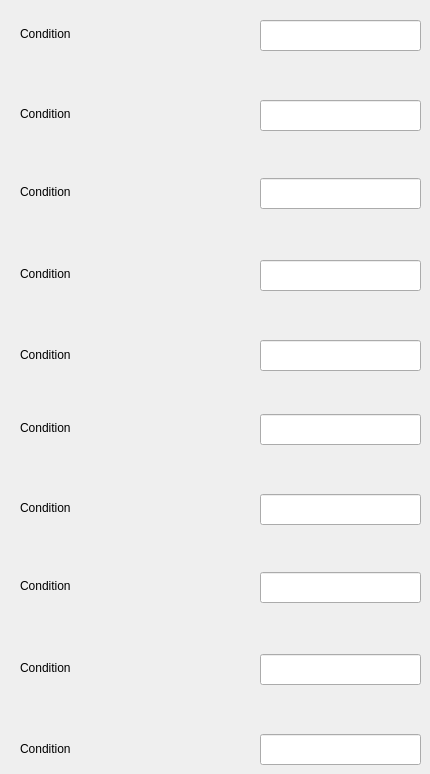
    <widget class="QWidget" name="demo">
     <attribute name="title">
      <string>Scorer</string>
     </attribute>
     <widget class="QLineEdit" name="cond_set_name_12">
      <property name="geometry">
       <rect>
        <x>260</x>
        <y>572</y>
        <width>161</width>
        <height>31</height>
       </rect>
      </property>
     </widget>
     <widget class="QLineEdit" name="cond_set_name_13">
      <property name="geometry">
       <rect>
        <x>260</x>
        <y>340</y>
        <width>161</width>
        <height>31</height>
       </rect>
      </property>
     </widget>
     <widget class="QLabel" name="label_6">
      <property name="geometry">
       <rect>
        <x>20</x>
        <y>420</y>
        <width>161</width>
        <height>16</height>
       </rect>
      </property>
      <property name="text">
       <string>Condition </string>
      </property>
     </widget>
     <widget class="QLineEdit" name="cond_set_name_14">
      <property name="geometry">
       <rect>
        <x>260</x>
        <y>734</y>
        <width>161</width>
        <height>31</height>
       </rect>
      </property>
     </widget>
     <widget class="QLineEdit" name="cond_set_name_15">
      <property name="geometry">
       <rect>
        <x>260</x>
        <y>260</y>
        <width>161</width>
        <height>31</height>
       </rect>
      </property>
     </widget>
     <widget class="QLineEdit" name="cond_set_name_16">
      <property name="geometry">
       <rect>
        <x>260</x>
        <y>494</y>
        <width>161</width>
        <height>31</height>
       </rect>
      </property>
     </widget>
     <widget class="QLabel" name="label_16">
      <property name="geometry">
       <rect>
        <x>20</x>
        <y>741</y>
        <width>161</width>
        <height>16</height>
       </rect>
      </property>
      <property name="text">
       <string>Condition </string>
      </property>
     </widget>
     <widget class="QLabel" name="label_17">
      <property name="geometry">
       <rect>
        <x>20</x>
        <y>266</y>
        <width>161</width>
        <height>16</height>
       </rect>
      </property>
      <property name="text">
       <string>Condition </string>
      </property>
     </widget>
     <widget class="QLabel" name="label_7">
      <property name="geometry">
       <rect>
        <x>20</x>
        <y>106</y>
        <width>161</width>
        <height>16</height>
       </rect>
      </property>
      <property name="text">
       <string>Condition </string>
      </property>
     </widget>
     <widget class="QLineEdit" name="cond_set_name_17">
      <property name="geometry">
       <rect>
        <x>260</x>
        <y>20</y>
        <width>161</width>
        <height>31</height>
       </rect>
      </property>
     </widget>
     <widget class="QLabel" name="label_8">
      <property name="geometry">
       <rect>
        <x>20</x>
        <y>26</y>
        <width>161</width>
        <height>16</height>
       </rect>
      </property>
      <property name="text">
       <string>Condition </string>
      </property>
     </widget>
     <widget class="QLabel" name="label_18">
      <property name="geometry">
       <rect>
        <x>20</x>
        <y>578</y>
        <width>161</width>
        <height>16</height>
       </rect>
      </property>
      <property name="text">
       <string>Condition </string>
      </property>
     </widget>
     <widget class="QLineEdit" name="cond_set_name_18">
      <property name="geometry">
       <rect>
        <x>260</x>
        <y>178</y>
        <width>161</width>
        <height>31</height>
       </rect>
      </property>
     </widget>
     <widget class="QLabel" name="label_19">
      <property name="geometry">
       <rect>
        <x>20</x>
        <y>347</y>
        <width>161</width>
        <height>16</height>
       </rect>
      </property>
      <property name="text">
       <string>Condition </string>
      </property>
     </widget>
     <widget class="QLabel" name="label_20">
      <property name="geometry">
       <rect>
        <x>20</x>
        <y>184</y>
        <width>161</width>
        <height>16</height>
       </rect>
      </property>
      <property name="text">
       <string>Condition </string>
      </property>
     </widget>
     <widget class="QLabel" name="label_21">
      <property name="geometry">
       <rect>
        <x>20</x>
        <y>500</y>
        <width>161</width>
        <height>16</height>
       </rect>
      </property>
      <property name="text">
       <string>Condition </string>
      </property>
     </widget>
     <widget class="QLineEdit" name="cond_set_name_19">
      <property name="geometry">
       <rect>
        <x>260</x>
        <y>414</y>
        <width>161</width>
        <height>31</height>
       </rect>
      </property>
     </widget>
     <widget class="QLineEdit" name="cond_set_name_20">
      <property name="geometry">
       <rect>
        <x>260</x>
        <y>654</y>
        <width>161</width>
        <height>31</height>
       </rect>
      </property>
     </widget>
     <widget class="QLineEdit" name="cond_set_name_21">
      <property name="geometry">
       <rect>
        <x>260</x>
        <y>100</y>
        <width>161</width>
        <height>31</height>
       </rect>
      </property>
     </widget>
     <widget class="QLabel" name="label_22">
      <property name="geometry">
       <rect>
        <x>20</x>
        <y>660</y>
        <width>161</width>
        <height>16</height>
       </rect>
      </property>
      <property name="text">
       <string>Condition </string>
      </property>
     </widget>
    </widget>
